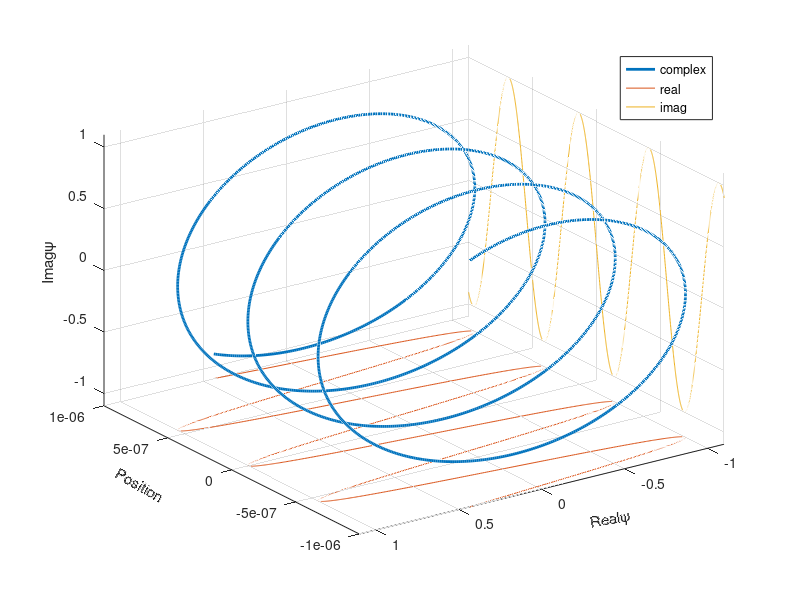
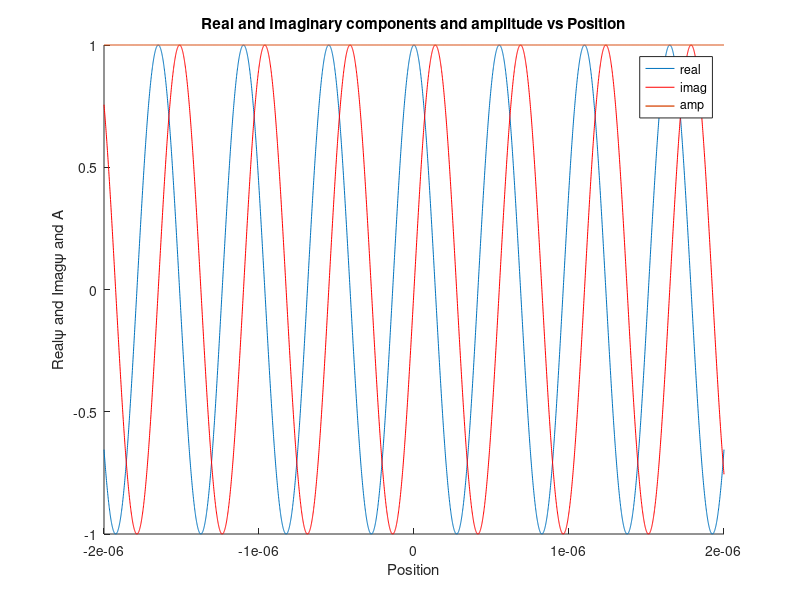
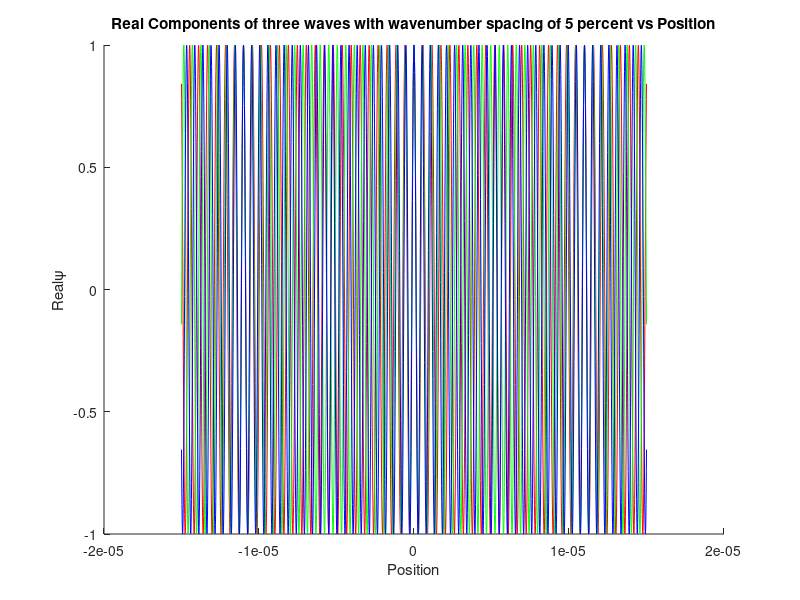
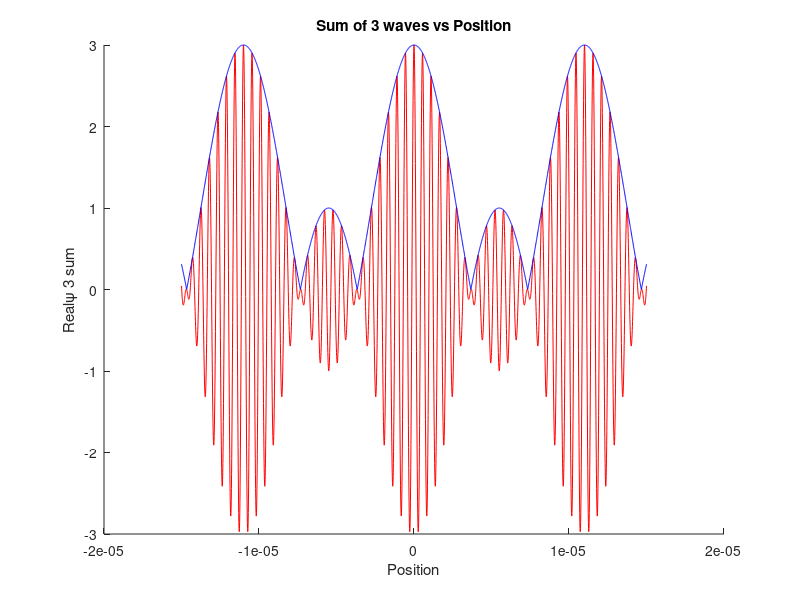

These charts were generated, in order, by the following MATLAB code:
%% Fronk Fourier Lab
%
%% PART 1: Single Plane Wave
close all
clear all
A = 1;
lambda = 5.5e-7;
k = (2*pi)/lambda;
x  = -2e-6:1e-9:2e-6;
psi = A*exp(1i*k*x); % Set the wave function
figure(1)
plot3(x, real(psi), imag(psi), 'LineWidth',2) % Make a 3D plot
hold on
plot3(x, real(psi), zeros(size(x))-1.1) % Plot the real part only
plot3(x, zeros(size(x))-1.1, imag(psi)) % Plot the imag part only
hold off
grid on
axis([-1e-6 1e-6 -1.1 1.1 -1.1 1.1]) % Set limits for axes
view([-125 30]) % Change the view angle
xlabel('Position', 'Rotation',-30)
ylabel('Real{\psi}', 'Rotation',10)
zlabel('Imag{\psi}')
legend('complex','real','imag');

figure(2) %Create separate figure
hold on
plot(x,real(psi))
plot(x,imag(psi),'r') %Plot real, imag, and amplitude components of psi separately
plot(x,abs(psi),'LineWidth',1)
title('Real and Imaginary components and amplitude vs Position')
xlabel('Position') 
ylabel('Real{\psi} and Imag{\psi} and A') %Set axis labels/title
legend('real','imag','amp');
hold off

%%
% Looking at these two plots, there are two important things to notice.
% Firstly, the real and imaginary components are out of phase with one
% another by pi/2. Meaning when one is at its peak, the other is at 0. This
% is significant because it explains the constant amplitude found in figure
% 2. Since whenever one is at the max amplitude the other is at 0, value of psi 
% never exceeds the set amplitude of 1. 
% This explains the constant amplitude and the constant radius of the complete complex spiral
% in figure 1. 

%% PART 2: Multiple Waves and their Sum

%Three plane waves
n = -1:1; %Create spacing to generate wave numbers 
x2  = -1.5e-5:1e-8:1.5e-5; %Set x bounds and spacing
deltak = .05*k; 
kvals = k + n*deltak;
psi1 = A*exp(1i*kvals(1)*x2);
psi2 = A*exp(1i*kvals(2)*x2); %Create deltak and calculate wave values
psi3 = A*exp(1i*kvals(3)*x2);
figure(3)
hold on
plot(x2,real(psi1),'r')
plot(x2,real(psi2),'g') %Plot individual waves
plot(x2,real(psi3),'b')
title('Real Components of three waves with wavenumber spacing of 5 percent vs Position')
xlabel('Position') 
ylabel('Real{\psi}')
hold off

sum = psi1+psi2+psi3;
amp = sqrt(real(sum).^2+imag(sum).^2); %Sum waves
figure(4)
hold on
plot(x2,real(sum),'r')
plot(x2,amp,'b') %Plot sum of the waves 
title('Sum of 3 waves vs Position') 
xlabel('Position') 
ylabel('Real{\psi} 3 sum')
hold off

%Nine plane waves
n2 = -4:4; %Spacing for the 9 waves
kvals2 = k + n2*deltak; %Wave numbers for the waves 
psimatrix = zeros(9,length(x2));
for j=1:9
    psimatrix(j,:) = A*exp(1i*kvals2(j)*x2); %Populate matrix with psi values
end
j = 0;


figure(5)
for j =1:9
  hold on
  plot(x2,real(psimatrix(j,:)),'color',rand(1,3)); %Plot each wave individually
  hold off
end
title('Real Components of 9 waves with 5 percent deltak spacing vs Position')
xlabel('Position') 
ylabel('Real{\psi}')
j = 0;
sum2 = 0;
for j=1:9
    sum2 = sum2 + psimatrix(j,:);
end
amp2 = sqrt(real(sum2).^2+imag(sum2).^2); 
figure(6)
hold on
plot(x2,real(sum2),'r') %Calculate and plot sum and amplitude of the 9 waves
plot(x2,amp2,'b')
title('Sum of 9 waves vs Position')
xlabel('Position') 
ylabel('Real{\psi} component of sum of 9 waves')
hold off

psiorig = A*exp(1i*k*x2);
figure(7)
hold on
plot(x2,real(sum2),'r')
plot(x2,real(psiorig),'b') %Plot the sum of the 9 waves and the wave with wavenumber kc
title('Sum of 9 waves and original wave vs Position')
xlabel('Position') 
ylabel('Real{\psi} component of sum of 9 waves/original wave')
hold off
j = 0;

%%
% Looking at the graphs of the 3 waves and 9 waves plotted individually,
% zooming in reveals that at certain repeating spots, the individual waves
% fall into phase with one another, and create cohesive peaks. They then
% fall out of phase again until the next occurrence of falling into phase.
% This is visible on the graphs of the sum of the waves too. At these
% positions where we see the waves falling the most into phase, the graph of
% the sum of the waves experiences its highest peaks and amplitudes. These
% sections of high peaks repeat just as the spots where the waves fall into phase 
% on the graphs of the individual waves do. The areas of peak also are more
% compressed on the graph of the sum of 9 waves, as the deltak spacing is
% the same for both the 3 wave sum and the 9 wave sum, but the number of
% waves for the 9 wave sum is increased.

%% PART 3: Wave Packets with Different Wavenumber Spacing
n2 = -4:4;
kvals2 = k + n2*deltak;
deltakvals = [k*.02 k*.05 k*.1]; %Create the values for deltak
kvalsmatrix = zeros(3,9);
for j = 1:3
    kvalsmatrix(j,:) = k+n2*deltakvals(j); %Create a matrix of the kvals
end
j = 0;
psimatrixtwospace = zeros(9,length(x2));
psimatrixfivespace = zeros(9,length(x2)); %Generate matrices of each wave fxn
psimatrixtenspace = zeros(9,length(x2));
for j=1:9
    psimatrixtwospace(j,:) = A*exp(1i*kvalsmatrix(1,j)*x2);
    psimatrixfivespace(j,:) = A*exp(1i*kvalsmatrix(2,j)*x2); %Populate wave matrices
    psimatrixtenspace(j,:) = A*exp(1i*kvalsmatrix(3,j)*x2);
end
j = 0;
sumtwospace = 0;
sumfivespace = 0;
sumtenspace = 0;
for j=1:9
    sumtwospace = sumtwospace + psimatrixtwospace(j,:);
    sumfivespace = sumfivespace + psimatrixfivespace(j,:); %Create arrays of wave sums
    sumtenspace = sumtenspace + psimatrixtenspace(j,:);
end

figure(8)
subplot(3,1,1);
plot(x2,real(sumtwospace));
title('Sum of 9 waves with wavenumber spacing of 2 percent of kcenter')
xlabel('Position') 
ylabel('Real{\psi}')
subplot(3,1,2);
plot(x2,real(sumfivespace));
title('Sum of 9 waves with wavenumber spacing of 5 percent of kcenter') %Plot all sums
xlabel('Position') 
ylabel('Real{\psi}')
subplot(3,1,3);
plot(x2,real(sumtenspace));
title('Sum of 9 waves with wavenumber spacing of 10 percent of kcenter')
xlabel('Position') 
ylabel('Real{\psi}')
j = 0;

%%
% Looking at these plots, changing the value of deltak affects the "spread"
% of the wave, so to speak. For example, the plot of the sum of 9 waves with
% a ten percent spacing has several sets of peaks with an amplitude of 10
% spread out across the entire region. On the other hand, the plot with a
% spacing of 2 percent, while it does have some areas with greater peaks,
% these are much smaller than in the plot with 10 percent spacing. Most of
% the high amplitude is contained in one central pulse in the 2 percent
% plot, and the pattern seems to be that decreasing the spacing between
% wavenumbers causes the wave to coalesce into a more and more uniform
% pulse.

%% PART 4: Different Wavenumber Spacing, Constant Spectral Width
n3 = -8:8;
deltakfive = .05*k;
deltakten = .1*k;
kvalsfivespace = k + n3*deltakfive; %Create kvals
kvalstenspace = k + n2*deltakten;

psimatrixfivespace = zeros(17,length(x2)); %Create wave matrices
psimatrixtenspace = zeros(9,length(x2));
for j=1:17
    psimatrixfivespace(j,:) = A*exp(1i*kvalsfivespace(j)*x2); %Populate wave matrix 
end
j = 0;

for j=1:9
    psimatrixtenspace(j,:) = A*exp(1i*kvalstenspace(j)*x2);%Populate other wave matrix
end
j = 0;
sumfivespace = 0;
sumtenspace = 0;
for j=1:17
    sumfivespace = sumfivespace + psimatrixfivespace(j,:); %Create sum array 
end
j = 0;
for j=1:9
    sumtenspace = sumtenspace + psimatrixtenspace(j,:); %Create other sum array 
end
%Plot sums below
figure(9)
subplot(2,1,1);
plot(x2,real(sumfivespace));
title('Sum of 17 waves with wavenumber spacing of 5 percent of kcenter')
xlabel('Position') 
ylabel('Real{\psi}')
subplot(2,1,2);
plot(x2,real(sumtenspace));
title('Sum of 9 waves with wavenumber spacing of 10 percent of kcenter')
xlabel('Position') 
ylabel('Real{\psi}')
j = 0;

%%
% Looking at these figures, there's a clear relationship between the
% component spacing dk and packet spacing dx. In these two figures, the
% component spacing is changing, and so the spacing between the packets
% themselves are changing. In the plot of 17 waves, the packets are more
% spaced out as compared to the plot of 9 waves. However, the width of the
% packets themselves does not change, as the spectral width is kept
% constant. So, by summing more waves but decreasing the component spacing,
% the spectral width is kept constant, and so the packet width is constant, 
% but the packet spacing is changed. 

%% PART 5: Modulated Plane Wave Amplitude
n2 = -4:4;
deltakvals = [k*.02 k*.05 k*.1]; %Create deltak vals 
kvalsmatrix = zeros(3,9);
for j = 1:3
    kvalsmatrix(j,:) = k+n2*deltakvals(j); %Create kvals
end
j = 0;
Avals = zeros(3,9);
for j=1:3
    Avals(j,:) = exp(-((kvalsmatrix(j,:)-k)/(2*deltakvals(j))).^2); %Create amplitudes
end
j = 0;
psimatrixtwospace = zeros(9,length(x2));
psimatrixfivespace = zeros(9,length(x2)); %Create empty wave matrices
psimatrixtenspace = zeros(9,length(x2));
for j=1:9
    psimatrixtwospace(j,:) = Avals(1,j)*exp(1i*kvalsmatrix(1,j)*x2);
    psimatrixfivespace(j,:) = Avals(2,j)*exp(1i*kvalsmatrix(2,j)*x2); %Populate matrices
    psimatrixtenspace(j,:) = Avals(3,j)*exp(1i*kvalsmatrix(3,j)*x2);
end
j = 0;
sumtwospace = 0;
sumfivespace = 0;
sumtenspace = 0;
for j=1:9
    sumtwospace = sumtwospace + psimatrixtwospace(j,:);
    sumfivespace = sumfivespace + psimatrixfivespace(j,:); %Create wave sum arrays
    sumtenspace = sumtenspace + psimatrixtenspace(j,:);
end
%Plot sums 
figure(10)
subplot(3,1,1);
plot(x2,real(sumtwospace));
title('Sum of 9 waves with wavenumber spacing of 2 percent of kcenter with modulated amplitude ')
xlabel('Position') 
ylabel('Real{\psi}')
subplot(3,1,2);
plot(x2,real(sumfivespace));
title('Sum of 9 waves with wavenumber spacing of 5 percent of kcenter with modulated amplitude')
xlabel('Position') 
ylabel('Real{\psi}')
subplot(3,1,3);
plot(x2,real(sumtenspace));
title('Sum of 9 waves with wavenumber spacing of 10 percent of kcenter with modulated amplitude')
xlabel('Position') 
ylabel('Real{\psi}')
j = 0;
%%
% These waves have a similar shape to those in part 3, but are not entirely
% the same. These waves have little to no fluctuation in between the areas
% of greatest amplitudes, unlike those in part 3. The activity of the waves
% are contained in discrete pulses, separated by areas of 0 amplitude in
% between. There is more complete destructive interference between the
% packets due to the modulation of the amplitude and the containment of the
% packets in a Gaussian envelope. 
